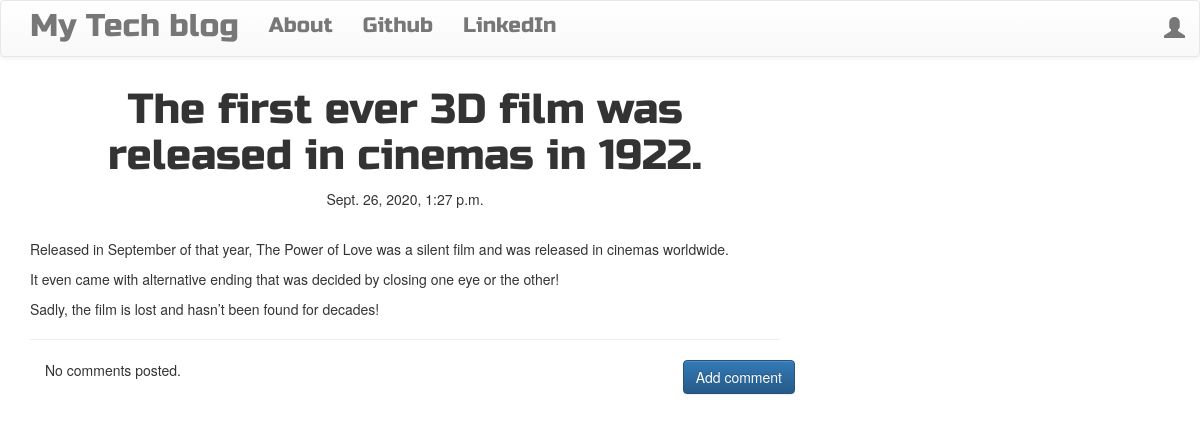
The app's page /post/4 with its own data.
### EpicBlog/models.py (models this page shows, shortened)
class Post(models.Model):
    author = models.ForeignKey('auth.User',on_delete=models.CASCADE,)
    title = models.CharField(max_length=200)
    text = models.TextField()
    img = models.ImageField(upload_to='EpicBlog/images',default="")
    created_date = models.DateTimeField(default=timezone.now)
    published_date = models.DateTimeField(blank=True, null=True)

### EpicBlog/views.py (the view)
# urls.py: url(r'^post/(?P<pk>\d+)$', views.PostDetailView.as_view(), name='post_detail'),
class PostDetailView(DetailView):
    model = Post

### EpicBlog/templates/EpicBlog/post_detail.html (shortened to what this page needs)
{% extends 'EpicBlog/base.html' %}
{% block content %}
        <h1 class='posttitle loader'>{{ post.title }}</h1>
        {% if post.published_date %}
            <div class="date postdate">
                {{ post.published_date }}
            </div>
        {% else %}
            <a class="btn btn-default" href="{% url 'post_publish' pk=post.pk %}">Publish</a>
        {% endif %}
        <div class="container">
        </div>
      <p class='postcontent' >{{ post.text|safe|linebreaksbr }}</p>
  <hr>
  <a class="btn btn-primary btn-comment" href="{% url 'add_comment_to_post' pk=post.pk %}">Add comment</a>
  <div class="container">
  {% for comment in post.comments.all %}
  <br>
      {% if user.is_authenticated or comment.approved_comment %}
              {{ comment.created_date }}
              {% if not comment.approved_comment %}
                  <a class="btn btn-default" href="{% url 'comment_remove' pk=comment.pk %}"><span class="glyphicon glyphicon-remove"></span></a>
                  <a class="btn btn-default" href="{% url 'comment_approve' pk=comment.pk %}"><span class="glyphicon glyphicon-ok"></span></a>
              {% endif %}
          <p>{{ comment.text|safe|linebreaks }}</p>
          <p>Posted by: <strong>{{ comment.author }}</strong></p>
      {% endif %}
  {% empty %}
      <p>No comments posted.</p>
  {% endfor %}
</div>
{% endblock %}

### EpicBlog/static/css/blog.css (style rules this page uses)
.postdate { text-align: center; }
.posttitle { font-family: 'Russo One',sans-serif; font-size: 3em; text-align: center; }
.btn-comment { position: absolute; right: 0px; }
.loader { filter:hue-rotate(0deg); color:linear-gradient(45deg,#0f8,#08f); animation:hue 10000ms infinite linear; }

### records on screen
Post: title "The first ever 3D film was released in cinemas in 1922.", published_date "Sept. 26, 2020, 1:27 p.m.", text "Released in September of that year, The Power of Love was a silent film and was released in cinemas worldwide. It even came with alternative ending that was decided by closing one eye or the other! Sadly, the film is lost and hasn’t been found for decades!"
